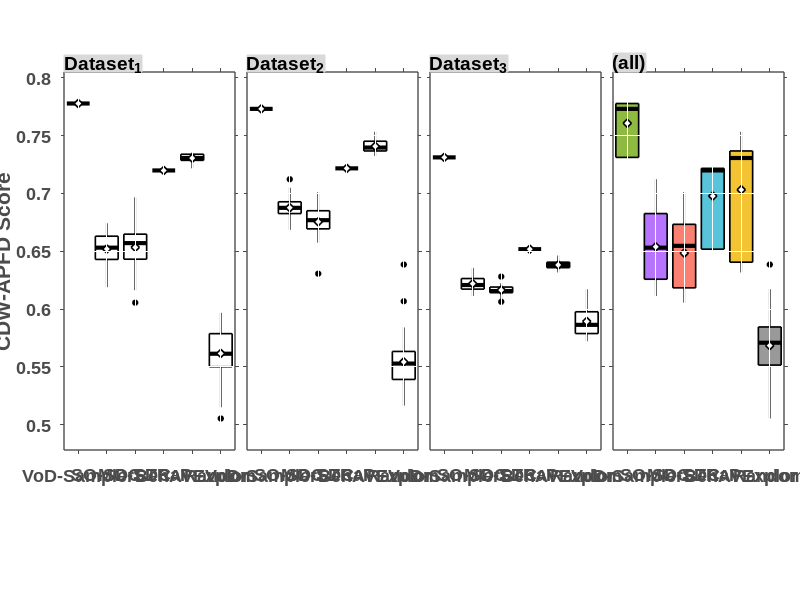

The MATLAB source for this figure:
clear;
clc;
runs = 30;

% ==================== 1. Dataset 1 (Greedy) ====================
d1_vod = [0.777701546734831 0.777701546734831   0.777701546734831   0.777701546734831   0.777701546734831   0.777701546734831   0.777701546734831   0.777701546734831   0.777701546734831   0.777701546734831   0.777701546734831   0.777701546734831   0.777701546734831   0.777701546734831   0.777701546734831   0.777701546734831   0.777701546734831   0.777701546734831   0.777701546734831   0.777701546734831   0.777701546734831   0.777701546734831   0.777701546734831   0.777701546734831   0.777701546734831   0.777701546734831   0.777701546734831   0.777701546734831   0.777701546734831   0.777701546734831];
d1_so  = [0.644286211588598	0.642950733931189	0.658787705993412	0.647324737937061	0.667445411570326	0.673751553725244	0.618935660178350	0.655567767104046	0.643556279310630	0.647282584255035	0.660021897028997	0.663022630552612	0.659083685452119	0.637645158288178	0.674220492639005	0.641724961444260	0.668784171547191	0.638672060154962	0.625838324532429	0.652879926298553	0.660122321643581	0.671140307940297	0.669397262468471	0.657900841535243	0.665430298388292	0.634824342233312	0.631919156440713	0.653337023980683	0.643743470657739	0.649746404837038];
d1_mo  = [0.665463296493323	0.648237145184552	0.662291209398681	0.662308281112569	0.642295937081817	0.643148632682487	0.653270307989909	0.673288552054268	0.664779291570858	0.656103779779573	0.685018570199870	0.647551430669949	0.675116265270474	0.644888114860147	0.651261558343056	0.623202099443324	0.647819469733255	0.616355077173750	0.663244612196803	0.662997644074842	0.661772674700127	0.657971194201874	0.685048261746800	0.616943804435872	0.605556702759562	0.696620987265575	0.619502592096970	0.667900799680548	0.664279564227568	0.637384657392569];
d1_clu = [0.719836818414861	0.719836818414861	0.719836818414861	0.719836818414861	0.719836818414861	0.719836818414861	0.719836818414861	0.719836818414861	0.719836818414861	0.719836818414861	0.719836818414861	0.719836818414861	0.719836818414861	0.719836818414861	0.719836818414861	0.719836818414861	0.719836818414861	0.719836818414861	0.719836818414861	0.719836818414861	0.719836818414861	0.719836818414861	0.719836818414861	0.719836818414861	0.719836818414861	0.719836818414861	0.719836818414861	0.719836818414861	0.719836818414861	0.719836818414861];
d1_beh = [0.730116512131988	0.730422406528568	0.731611310107432	0.733904177702375	0.732771409380962	0.725233098372290	0.733852801344199	0.721671647281785	0.734896323941673	0.730509663348243	0.733437843567251	0.730185820173910	0.723558059086232	0.735171987580114	0.733419331354321	0.725271931709482	0.725122880149730	0.728574711512962	0.730684136484390	0.731421026383960	0.729240837964852	0.733942167932788	0.735312591414116	0.730335755460356	0.734528749151741	0.728832842628320	0.726504346215420	0.734447255096608	0.731294036890665	0.728146929759310];
d1_rnd = [0.547102215867345	0.553504213276240	0.550221719672641	0.589925085024693	0.592323279643461	0.573293950129596	0.515132551130220	0.559143784337023	0.580489171370846	0.552372538015273	0.589456709266391	0.543512995519999	0.588437907183257	0.548512805117465	0.564037013354780	0.569660272489253	0.563734746173124	0.566817460600185	0.583462126572472	0.578789085367978	0.505463140035139	0.596781626165834	0.566067797532349	0.546384198543393	0.537292619680837	0.552555884663843	0.552886181226831	0.574760106611600	0.556758044256581	0.552427266074691];
data_D1 = [d1_vod(:), d1_so(:), d1_mo(:), d1_clu(:), d1_beh(:), d1_rnd(:)];


% ==================== 2. Dataset 2 (Random) ====================
d2_vod = [0.773059153761155 0.773059153761155   0.773059153761155   0.773059153761155   0.773059153761155   0.773059153761155   0.773059153761155   0.773059153761155   0.773059153761155   0.773059153761155   0.773059153761155   0.773059153761155   0.773059153761155   0.773059153761155   0.773059153761155   0.773059153761155   0.773059153761155   0.773059153761155   0.773059153761155   0.773059153761155   0.773059153761155   0.773059153761155   0.773059153761155   0.773059153761155   0.773059153761155   0.773059153761155   0.773059153761155   0.773059153761155   0.773059153761155   0.773059153761155];
d2_so  = [0.698589033994764	0.688495569433012	0.712267895001228	0.691248285770344	0.672430711042928	0.687561665790743	0.691471324101520	0.695968117088510	0.690986769589585	0.686431861637302	0.680555610967366	0.682578075833757	0.695791726470337	0.687033129075651	0.678011148747187	0.683328503770736	0.687492473087372	0.672708945624733	0.691382343174316	0.678028448890213	0.683296889291655	0.696359114455928	0.704902348391523	0.686235707558821	0.693180938880221	0.675062207902242	0.686956236388874	0.689143772357832	0.692758146386756	0.668526247927677];
d2_mo  = [0.673893870829958	0.685016505267742	0.691643393112592	0.630627756645037	0.669368866833735	0.682548680491562	0.686320676720663	0.658011317100054	0.681050028022663	0.701101157278417	0.670076815264380	0.679334947875904	0.676514342250447	0.685156812636224	0.677204170142634	0.666210155926446	0.692424373632578	0.673776047457036	0.686533415738181	0.669898174929653	0.679800887936240	0.665903306558761	0.683735412846639	0.670640571502180	0.684973398526035	0.660718914942609	0.657861224863255	0.672570972944542	0.693620040156666	0.657394447135365];
d2_clu = [0.721652897119437	0.721652897119437	0.721652897119437	0.721652897119437	0.721652897119437	0.721652897119437	0.721652897119437	0.721652897119437	0.721652897119437	0.721652897119437	0.721652897119437	0.721652897119437	0.721652897119437	0.721652897119437	0.721652897119437	0.721652897119437	0.721652897119437	0.721652897119437	0.721652897119437	0.721652897119437	0.721652897119437	0.721652897119437	0.721652897119437	0.721652897119437	0.721652897119437	0.721652897119437	0.721652897119437	0.721652897119437	0.721652897119437	0.721652897119437];
d2_beh = [0.736701990920388	0.736102505644940	0.745738337285543	0.734358806097220	0.738166718485588	0.740024593928920	0.745314817024806	0.738297340413871	0.732311810043581	0.751441846116965	0.739548175611777	0.732808479837304	0.733070765123365	0.751178520862762	0.740618243330503	0.739303136113868	0.741280614713979	0.744815121314108	0.734874666640429	0.739248905441755	0.739697244688517	0.746814556703204	0.745095337163657	0.742002575540861	0.747748760249272	0.736202051308508	0.736690544991488	0.740070979697573	0.739502193847459	0.753264265575055];
d2_rnd = [0.584198843335577	0.529972622316844	0.577660750820508	0.555931436639352	0.542122558840806	0.539224447777518	0.517805937787063	0.563412281337031	0.580313354383693	0.551636884195321	0.524138465933685	0.516566443587942	0.561506752770019	0.564232202349174	0.548544992221338	0.551255427063952	0.544263778496061	0.606821698201149	0.554224319171894	0.528869913516516	0.528957985137934	0.558822423577321	0.638526314039371	0.537812148309799	0.564695753218195	0.546214420462381	0.555134631898922	0.554431738656448	0.560982643393221	0.543117823832544];
data_D2 = [d2_vod(:), d2_so(:), d2_mo(:), d2_clu(:), d2_beh(:), d2_rnd(:)];


% ==================== 3. Dataset 3 (RL) ====================
d3_vod = [0.731130515843867 0.731130515843867   0.731130515843867   0.731130515843867   0.731130515843867   0.731130515843867   0.731130515843867   0.731130515843867   0.731130515843867   0.731130515843867   0.731130515843867   0.731130515843867   0.731130515843867   0.731130515843867   0.731130515843867   0.731130515843867   0.731130515843867   0.731130515843867   0.731130515843867   0.731130515843867   0.731130515843867   0.731130515843867   0.731130515843867   0.731130515843867   0.731130515843867   0.731130515843867   0.731130515843867   0.731130515843867   0.731130515843867   0.731130515843867];
d3_so  = [0.615597284807587	0.635664059030504	0.618722978271950	0.624286895375262	0.629696184596222	0.611300398725974	0.614209617073976	0.611858475525446	0.619402209008679	0.626304303776707	0.620657583116860	0.622412647678475	0.617439685141972	0.619322698810414	0.626910915264368	0.618467012246321	0.619091573181955	0.626423548552320	0.623247766652361	0.621405118536377	0.616403564618240	0.613934190930875	0.617283743518451	0.628685772661856	0.624719416494574	0.614631914408578	0.620983498473525	0.635540474013600	0.633004498733607	0.631889547312933];
d3_mo  = [0.610979012861544	0.617819605372992	0.619409100771635	0.619073383128833	0.628085288919328	0.608642888651724	0.622353226995270	0.621664427663816	0.614846153068350	0.618247160599072	0.612783178020293	0.618888064243324	0.613661388978363	0.621930792514106	0.606348452120624	0.615540439175899	0.608121085827146	0.618401847689075	0.613354687258649	0.621782163112200	0.615380956686661	0.618188978962044	0.615023767750846	0.615434649562503	0.615687745605671	0.618728613336485	0.614265884990574	0.620088369610595	0.614602222716539	0.614280675220473];
d3_clu = [0.651799593619905	0.651799593619905	0.651799593619905	0.651799593619905	0.651799593619905	0.651799593619905	0.651799593619905	0.651799593619905	0.651799593619905	0.651799593619905	0.651799593619905	0.651799593619905	0.651799593619905	0.651799593619905	0.651799593619905	0.651799593619905	0.651799593619905	0.651799593619905	0.651799593619905	0.651799593619905	0.651799593619905	0.651799593619905	0.651799593619905	0.651799593619905	0.651799593619905	0.651799593619905	0.651799593619905	0.651799593619905	0.651799593619905	0.651799593619905];
d3_beh = [0.635825582489891	0.641235769810351	0.635754062174717	0.640558751211059	0.641508161057499	0.639196870169116	0.636177946813372	0.638172157815000	0.642073974936814	0.637636179104090	0.638917872141054	0.637129063247238	0.639389027455770	0.636123202135773	0.638853023268595	0.631664517687121	0.642053580667994	0.646337490120144	0.637082638792522	0.635130938278808	0.635634458270719	0.638211671238519	0.636327830436961	0.639771330962410	0.633841336506353	0.633703920055485	0.635484314593500	0.637971342446128	0.642388630401310	0.641071829747647];
d3_rnd = [0.603597010704971	0.594482083768526	0.617180228455131	0.598419185171308	0.575085909443634	0.581711400430638	0.588814923767311	0.594719380419936	0.594558980862946	0.582564457698806	0.582007246557254	0.581429240509710	0.573457159104156	0.597697856143682	0.605409167844285	0.598261307290147	0.573072465865203	0.613749088512874	0.597121879828813	0.578127949855878	0.584063276552877	0.572235492025874	0.584575032140809	0.576718629541325	0.613628836881861	0.591750560222615	0.577027190561660	0.581274376227184	0.588226191473190	0.578888128737517];
data_D3 = [d3_vod(:), d3_so(:), d3_mo(:), d3_clu(:), d3_beh(:), d3_rnd(:)];

% =========================================================================

% All
data_All = [data_D1; data_D2; data_D3]; 

datasets_data = {data_D1, data_D2, data_D3, data_All};
panel_titles = {'Dataset_1', 'Dataset_2', 'Dataset_3', '(all)'};
methods = {'VoD-Sampler', 'SO-SDC', 'MO-SDC', 'STRaP', 'BehAVExplor', 'Random'};
num_methods = length(methods);
font_name = 'Arial';
colors_all = [
    0.5569, 0.7294, 0.2588;  
    0.7176, 0.4549, 1.0000; 
    0.9843, 0.5020, 0.4471; 
    0.3451, 0.7686, 0.8627;  
    0.9529, 0.7647, 0.2000;  
    0.6000, 0.6000, 0.6000   
];

fig = figure('Position', [100, 100, 750, 400], 'Color', 'w');

left_margin = 0.08; 
right_margin = 0.02;
bottom_margin = 0.25; 
top_margin = 0.12;    
gap = 0.015;  

panel_width = (1 - left_margin - right_margin - 3*gap) / 4;
panel_height = 1 - bottom_margin - top_margin;


global_min = min(data_All(:));
global_max = max(data_All(:));
y_margin = (global_max - global_min) * 0.1;
y_limits = [global_min - y_margin, global_max + y_margin];

for p = 1:4
    pos_x = left_margin + (p-1)*(panel_width + gap);
    ax = axes('Position', [pos_x, bottom_margin, panel_width, panel_height]);
    hold(ax, 'on');
    set(ax, 'Color', [0.92, 0.92, 0.92], ...    
            'XGrid', 'on', 'YGrid', 'on', ...
            'GridColor', [1, 1, 1], ...         
            'GridAlpha', 1, ...                 
            'LineWidth', 1.0, ...
            'XColor', [0.3, 0.3, 0.3], 'YColor', [0.3, 0.3, 0.3], ...
            'TickDir', 'out');
    annotation('textbox', [pos_x, bottom_margin + panel_height, panel_width, 0.06], ...
               'String', panel_titles{p}, ...
               'BackgroundColor', [0.85, 0.85, 0.85], ... 
               'EdgeColor', [0.85, 0.85, 0.85], ...
               'HorizontalAlignment', 'center', ...
               'VerticalAlignment', 'middle', ...
               'FontWeight', 'bold', 'FontSize', 14, 'FontName', font_name);
    current_data = datasets_data{p};
    box_width = 0.4; 

    for i = 1:num_methods
        y = current_data(:, i);
        
        q1 = prctile(y, 25);
        q3 = prctile(y, 75);
        med = median(y);
        mean_val = mean(y);
        iqr_val = q3 - q1;
        
        lower_bound = q1 - 1.5 * iqr_val;
        upper_bound = q3 + 1.5 * iqr_val;
        
        whisker_low = min(y(y >= lower_bound));
        whisker_high = max(y(y <= upper_bound));
        if isempty(whisker_low), whisker_low = q1; end
        if isempty(whisker_high), whisker_high = q3; end
        
        outliers = y(y < lower_bound | y > upper_bound);
        if p < 4
            face_color = 'w';
        else
            face_color = colors_all(i, :);
        end
        plot(ax, [i, i], [whisker_low, q1], 'k-', 'LineWidth', 1.2);
        plot(ax, [i, i], [q3, whisker_high], 'k-', 'LineWidth', 1.2);
        patch(ax, [i-box_width, i+box_width, i+box_width, i-box_width], ...
                  [q1, q1, q3, q3], face_color, 'EdgeColor', 'k', 'LineWidth', 1.2);
        plot(ax, [i-box_width, i+box_width], [med, med], 'k-', 'LineWidth', 3.0);
        plot(ax, i, mean_val, 'd', 'MarkerEdgeColor', 'k', ...
             'MarkerFaceColor', 'w', 'MarkerSize', 6, 'LineWidth', 1.2);
        if ~isempty(outliers)
            plot(ax, i * ones(size(outliers)), outliers, 'ko', ...
                 'MarkerFaceColor', 'k', 'MarkerSize', 4);
        end
    end
    xlim(ax, [0.5, num_methods+0.5]);
    ylim(ax, y_limits);
    
    set(ax, 'XTick', 1:num_methods, 'XTickLabel', methods, ...
            'FontSize', 13, 'FontWeight', 'bold', 'FontName', font_name);
    xtickangle(ax, 90);
    if p == 1
        ylabel(ax, 'CDW-APFD Score', 'FontSize', 15, 'FontWeight', 'bold', 'FontName', font_name);
    else
        set(ax, 'YTickLabel', []); 
    end
    
    box(ax, 'on');
    set(ax, 'Layer', 'top');
end
